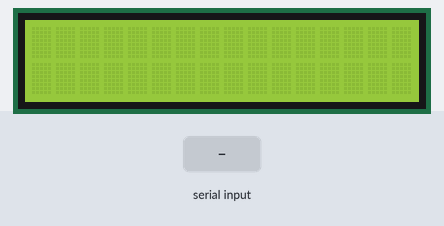
The sketch below on a simulated Arduino Uno, built with avr-gcc and run on an emulated ATmega328P. Parts: 16×2 character LCD. Inputs (shaded band) come from the test bench. What the sketch prints to the serial monitor is not drawn.

Above: at 1.2 s.
1.3 s: "*" received over Serial
At 2.5 s:
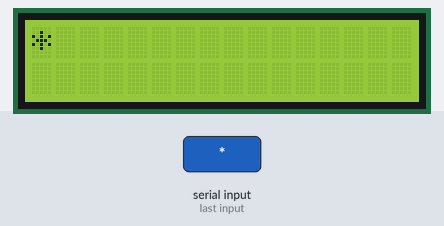
2.8 s: "*" received over Serial
At 3.7 s:
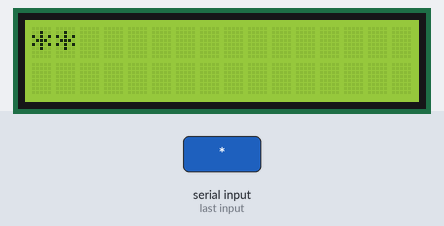
4.3 s: "*" received over Serial
At 4.8 s:
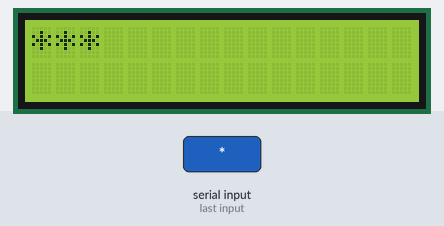
5.8 s: "1" received over Serial
At 7.0 s:
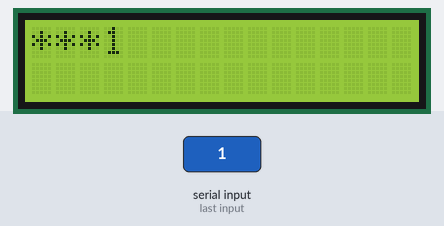
7.3 s: "*" received over Serial
At 8.3 s:
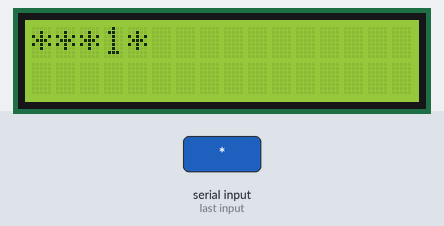
Timing chart, 0 to 9.8 s (numbered marks = the images above; inputs shaded):
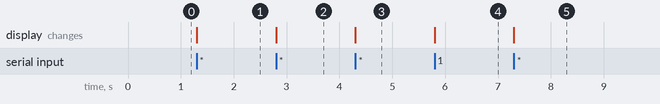

Measured:
- after the input at 1.3 s, the display: changes at once (image 1)
- after the input at 2.8 s, the display: changes at once (image 2)
- after the input at 4.3 s, the display: changes at once (image 3)
- after the input at 5.8 s, the display: changes at once (image 4)
- after the input at 7.3 s, the display: changes at once (image 5)

The sketch:

Printing.ino
```cpp
#include <LiquidCrystal.h>// library for LCD

LiquidCrystal lcd(12, 11, 4, 5, 6, 7);


byte ch;
int col=0;
int row=0;

void setup()
{
  	Serial.begin(9600);
  	lcd.begin(16,2);
  	lcd.clear();
}

void loop()
{
  	if(Serial.available())
  	{
    	char ch=Serial.read();
    	Serial.write(ch);
    	Serial.println();
    	lcd.setCursor(col,row);
    	lcd.write(ch);
    	col++;

  		if(col>15)
        {
    		row++;
		    col=0;
    		lcd.write(ch);
  		}
	}

	if(ch=='*' ||row==1&&col>=15)
    {
  		lcd.clear();
  		col=0;
		row=0;
	}
}
```
